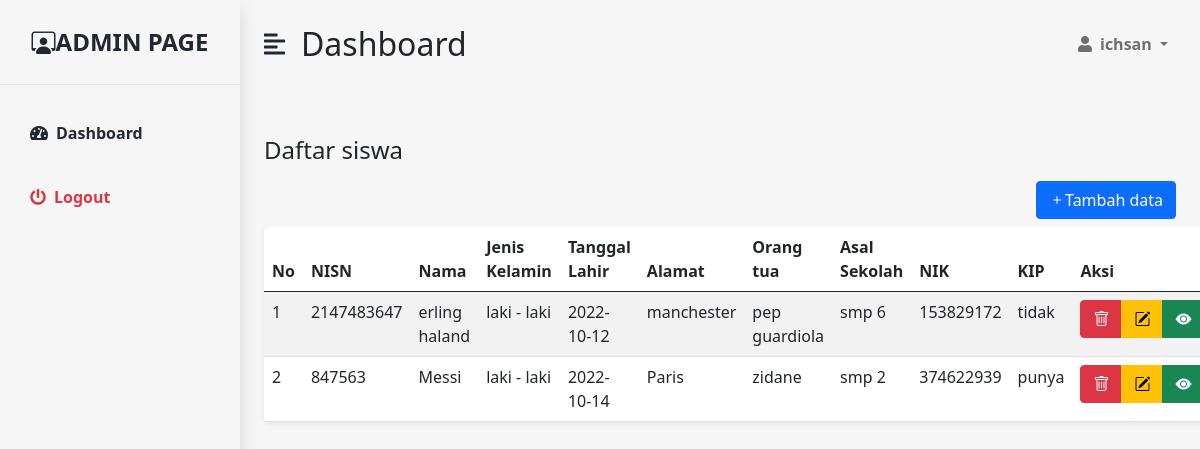
Screenshot of /dashboard.php (signed in) with the database file from the repository.
### tables this page shows
CREATE TABLE `siswa` (
  `id` int(4) NOT NULL,
  `nisn` int(25) NOT NULL,
  `nama` varchar(50) NOT NULL,
  `gender` enum('laki - laki','perempuan','','') NOT NULL,
  `tgl_lahir` date NOT NULL,
  `alamat` varchar(100) NOT NULL,
  `ortu` varchar(50) NOT NULL,
  `asal` varchar(50) NOT NULL,
  `nik` int(50) NOT NULL,
  `kip` enum('punya','tidak','','') NOT NULL,
  `foto` varchar(50) NOT NULL
);

### caesar.php (called while the page is built, shortened)
<?php
function geser_teks($string, $key) {
    return implode('', array_map(function ($char) use ($key) {
        return geser_karakter($char, $key);
    }, str_split($string)));
}
function geser_karakter($char, $shift) {
    $shift = $shift % 25;
    $ascii = ord($char);
    $shifted = $ascii + $shift;
    if ($ascii >= 97 && $ascii <= 122) {
        return chr(geser_huruf_kecil($shifted));
    }
    return chr($ascii);
}
function geser_huruf_kecil($ascii) {
    if ($ascii < 97) {
        $ascii = 123 - (97 - $ascii);
    }
    return $ascii;
}
function dekripsi($ciphertext, $key = -3) {
    return geser_teks($ciphertext, -$key);
}

### dashboard.php (the view, shortened to what this page needs)
<?php
include('header.php');
include('database/config.php');
include('caesar.php');
?>
    <div class="container-fluid px-4">
        <div class="row my-5">
        <h3 class="fs-4 mb-3">Daftar siswa</h3>
            <div class="text-end">
                <button type="button" class="btn btn-primary mb-2" onclick="window.location.href='add.php'"><i class="bi bi-plus"></i>Tambah data</button>
            </div>
                <div class="col">
                    <table class="table bg-white rounded shadow-sm  table-hover table-striped">
                        <thead>
                            <tr>
                                <th scope="col">No</th>
                                <th scope="col" width="50">NISN</th>
                                <th scope="col" width="50">Nama</th>
                                <th scope="col">Jenis Kelamin</th>
                                <th scope="col">Tanggal Lahir</th>
                                <th scope="col">Alamat</th>
                                <th scope="col">Orang tua</th>
                                <th scope="col">Asal Sekolah</th>
                                <th scope="col">NIK</th>
                                <th scope="col">KIP</th>
                                <th scope="col" width="120">Aksi</th>
                            </tr>
                        </thead>
                        <tbody>
                            <?php
                            $no = 0;
                             $sql = "SELECT * FROM siswa ;";
                             $query = mysqli_query($conn, $sql);
                                while($list = mysqli_fetch_array($query)){
                                $no++;
                                $ortu1=$list['ortu'];
                            ?>
                            <tr>
                                <td><?= $no; ?></td>
                                <td><?= $list['nisn']; ?></td>
                                <td><?= $list['nama']; ?></td>
                                <td><?= $list['gender']; ?></td>
                                <td><?= $list['tgl_lahir']; ?></td>
                                <td><?= $list['alamat']; ?></td>
                                <td><?= $ortu = dekripsi($ortu1 , 3); ?></td>
                                <td><?= $list['asal']; ?></td>
                                <td><?= $list['nik']; ?></td>
                                <td><?= $list['kip']; ?></td>
                                <td>
                                    <div class="btn-group">
                                        <a href="delete.php?id=<?= $list['id']; ?>" class="btn btn-danger" onclick="return confirm('Anda yakin akan menghapus data ini?')"><i class="bi bi-trash"></i></a>
                                        <a href="edit.php?id=<?= $list['id']; ?>" class="btn btn-warning"><i class="bi bi-pencil-square"></i></a>
                                        <a href="detail.php?id=<?= $list['id']; ?>" class="btn btn-success"><i class="bi bi-eye-fill"></i></a>
                                    </div>
                                </td>
                            </tr>
                            <?php } ?>
                            </tbody>
                        </table>
                    </div>
                </div>
            </div>
        </div>
    </div>
    <?php
    include('footer.php');
    ?>

### assets/css/style-admin.css (style rules this page uses)
:root { --main-bg-color: #f4d143; --main-text-color: #222831; --second-text-color: #bbbec5; --second-bg-color: #f5df8a; }

### rows the page displays
siswa: nisn "2147483647", nama "erling haland", gender "laki - laki", tgl_lahir "2022-10-12", alamat "manchester", ortu "pep guardiola", asal "smp 6", nik "153829172", kip "tidak"
siswa: nisn "847563", nama "Messi", gender "laki - laki", tgl_lahir "2022-10-14", alamat "Paris", ortu "zidane", asal "smp 2", nik "374622939", kip "punya"

### other values shown
$_SESSION['username'] "ichsan"
